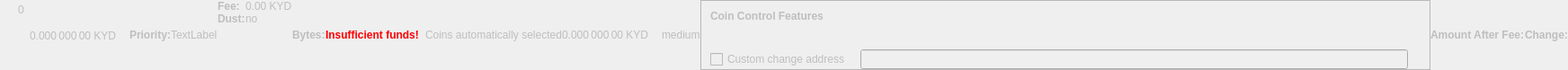
    <widget class="QWidget" name="dummyHideWidget" native="true">
     <property name="enabled">
      <bool>false</bool>
     </property>
     <property name="maximumSize">
      <size>
       <width>100</width>
       <height>22</height>
      </size>
     </property>
     <layout class="QHBoxLayout" name="dummyHideLayout">
      <property name="spacing">
       <number>0</number>
      </property>
      <property name="leftMargin">
       <number>0</number>
      </property>
      <property name="topMargin">
       <number>0</number>
      </property>
      <property name="rightMargin">
       <number>0</number>
      </property>
      <property name="bottomMargin">
       <number>0</number>
      </property>
      <item>
       <layout class="QFormLayout" name="formLayoutCoinControl1">
        <property name="horizontalSpacing">
         <number>10</number>
        </property>
        <property name="verticalSpacing">
         <number>14</number>
        </property>
        <property name="leftMargin">
         <number>10</number>
        </property>
        <property name="topMargin">
         <number>4</number>
        </property>
        <property name="rightMargin">
         <number>6</number>
        </property>
        <item row="0" column="1">
         <widget class="QLabel" name="labelCoinControlBytes">
          <property name="cursor">
           <cursorShape>IBeamCursor</cursorShape>
          </property>
          <property name="contextMenuPolicy">
           <enum>Qt::ActionsContextMenu</enum>
          </property>
          <property name="text">
           <string notr="true">0</string>
          </property>
          <property name="textInteractionFlags">
           <set>Qt::LinksAccessibleByMouse|Qt::TextSelectableByKeyboard|Qt::TextSelectableByMouse</set>
          </property>
         </widget>
        </item>
       </layout>
      </item>
      <item>
       <widget class="QLabel" name="labelCoinControlAfterFee">
        <property name="enabled">
         <bool>false</bool>
        </property>
        <property name="sizePolicy">
         <sizepolicy hsizetype="Fixed" vsizetype="Fixed">
          <horstretch>0</horstretch>
          <verstretch>0</verstretch>
         </sizepolicy>
        </property>
        <property name="minimumSize">
         <size>
          <width>111</width>
          <height>12</height>
         </size>
        </property>
        <property name="maximumSize">
         <size>
          <width>111</width>
          <height>12</height>
         </size>
        </property>
        <property name="cursor">
         <cursorShape>IBeamCursor</cursorShape>
        </property>
        <property name="contextMenuPolicy">
         <enum>Qt::ActionsContextMenu</enum>
        </property>
        <property name="text">
         <string notr="true">0.000 000 00 KYD</string>
        </property>
        <property name="textInteractionFlags">
         <set>Qt::LinksAccessibleByMouse|Qt::TextSelectableByKeyboard|Qt::TextSelectableByMouse</set>
        </property>
       </widget>
      </item>
      <item>
       <widget class="QLabel" name="labelCoinControlPriorityText">
        <property name="enabled">
         <bool>false</bool>
        </property>
        <property name="font">
         <font>
          <weight>75</weight>
          <bold>true</bold>
         </font>
        </property>
        <property name="text">
         <string>Priority:</string>
        </property>
       </widget>
      </item>
      <item>
       <layout class="QHBoxLayout" name="horizontalLayout">
        <item>
         <widget class="QLabel" name="WarningLabel">
          <property name="text">
           <string>TextLabel</string>
          </property>
         </widget>
        </item>
       </layout>
      </item>
      <item>
       <layout class="QFormLayout" name="formLayoutCoinControl3">
        <property name="horizontalSpacing">
         <number>0</number>
        </property>
        <property name="verticalSpacing">
         <number>0</number>
        </property>
        <property name="leftMargin">
         <number>0</number>
        </property>
        <property name="topMargin">
         <number>0</number>
        </property>
        <property name="rightMargin">
         <number>0</number>
        </property>
        <item row="0" column="0">
         <widget class="QLabel" name="labelCoinControlFeeText">
          <property name="enabled">
           <bool>false</bool>
          </property>
          <property name="font">
           <font>
            <weight>75</weight>
            <bold>true</bold>
           </font>
          </property>
          <property name="text">
           <string>Fee:</string>
          </property>
          <property name="margin">
           <number>0</number>
          </property>
         </widget>
        </item>
        <item row="0" column="1">
         <widget class="QLabel" name="labelCoinControlFee">
          <property name="enabled">
           <bool>false</bool>
          </property>
          <property name="cursor">
           <cursorShape>IBeamCursor</cursorShape>
          </property>
          <property name="contextMenuPolicy">
           <enum>Qt::ActionsContextMenu</enum>
          </property>
          <property name="text">
           <string notr="true">0.00 KYD</string>
          </property>
          <property name="textInteractionFlags">
           <set>Qt::LinksAccessibleByMouse|Qt::TextSelectableByKeyboard|Qt::TextSelectableByMouse</set>
          </property>
         </widget>
        </item>
        <item row="1" column="0">
         <widget class="QLabel" name="labelCoinControlLowOutputText">
          <property name="enabled">
           <bool>false</bool>
          </property>
          <property name="font">
           <font>
            <weight>75</weight>
            <bold>true</bold>
           </font>
          </property>
          <property name="text">
           <string>Dust:</string>
          </property>
         </widget>
        </item>
        <item row="1" column="1">
         <widget class="QLabel" name="labelCoinControlLowOutput">
          <property name="enabled">
           <bool>false</bool>
          </property>
          <property name="cursor">
           <cursorShape>IBeamCursor</cursorShape>
          </property>
          <property name="contextMenuPolicy">
           <enum>Qt::ActionsContextMenu</enum>
          </property>
          <property name="text">
           <string>no</string>
          </property>
          <property name="textInteractionFlags">
           <set>Qt::LinksAccessibleByMouse|Qt::TextSelectableByKeyboard|Qt::TextSelectableByMouse</set>
          </property>
         </widget>
        </item>
       </layout>
      </item>
      <item>
       <widget class="QLabel" name="labelCoinControlBytesText">
        <property name="enabled">
         <bool>false</bool>
        </property>
        <property name="font">
         <font>
          <weight>75</weight>
          <bold>true</bold>
         </font>
        </property>
        <property name="text">
         <string>Bytes:</string>
        </property>
       </widget>
      </item>
      <item>
       <layout class="QFormLayout" name="formLayoutCoinControl2">
        <property name="horizontalSpacing">
         <number>0</number>
        </property>
        <property name="verticalSpacing">
         <number>0</number>
        </property>
        <property name="leftMargin">
         <number>0</number>
        </property>
        <property name="topMargin">
         <number>0</number>
        </property>
        <property name="rightMargin">
         <number>0</number>
        </property>
       </layout>
      </item>
      <item>
       <layout class="QHBoxLayout" name="horizontalLayoutCoinControl2">
        <property name="spacing">
         <number>0</number>
        </property>
        <property name="bottomMargin">
         <number>0</number>
        </property>
       </layout>
      </item>
      <item>
       <widget class="QLabel" name="labelCoinControlInsuffFunds">
        <property name="enabled">
         <bool>false</bool>
        </property>
        <property name="minimumSize">
         <size>
          <width>0</width>
          <height>0</height>
         </size>
        </property>
        <property name="font">
         <font>
          <weight>75</weight>
          <bold>true</bold>
         </font>
        </property>
        <property name="styleSheet">
         <string notr="true">color:red;font-weight:bold;</string>
        </property>
        <property name="text">
         <string>Insufficient funds!</string>
        </property>
        <property name="margin">
         <number>5</number>
        </property>
       </widget>
      </item>
      <item>
       <layout class="QFormLayout" name="formLayoutCoinControl4">
        <property name="horizontalSpacing">
         <number>0</number>
        </property>
        <property name="verticalSpacing">
         <number>0</number>
        </property>
        <property name="leftMargin">
         <number>0</number>
        </property>
        <property name="topMargin">
         <number>0</number>
        </property>
        <property name="rightMargin">
         <number>0</number>
        </property>
       </layout>
      </item>
      <item>
       <widget class="QLabel" name="labelCoinControlChangeLabel">
        <property name="enabled">
         <bool>false</bool>
        </property>
        <property name="sizePolicy">
         <sizepolicy hsizetype="Preferred" vsizetype="Expanding">
          <horstretch>0</horstretch>
          <verstretch>0</verstretch>
         </sizepolicy>
        </property>
        <property name="minimumSize">
         <size>
          <width>0</width>
          <height>0</height>
         </size>
        </property>
        <property name="text">
         <string/>
        </property>
        <property name="margin">
         <number>3</number>
        </property>
       </widget>
      </item>
      <item>
       <widget class="QLabel" name="labelCoinControlAutomaticallySelected">
        <property name="enabled">
         <bool>false</bool>
        </property>
        <property name="sizePolicy">
         <sizepolicy hsizetype="Fixed" vsizetype="Fixed">
          <horstretch>0</horstretch>
          <verstretch>0</verstretch>
         </sizepolicy>
        </property>
        <property name="minimumSize">
         <size>
          <width>0</width>
          <height>0</height>
         </size>
        </property>
        <property name="maximumSize">
         <size>
          <width>240</width>
          <height>16777215</height>
         </size>
        </property>
        <property name="text">
         <string>Coins automatically selected</string>
        </property>
        <property name="margin">
         <number>5</number>
        </property>
       </widget>
      </item>
      <item>
       <widget class="QLabel" name="labelCoinControlChange">
        <property name="enabled">
         <bool>false</bool>
        </property>
        <property name="sizePolicy">
         <sizepolicy hsizetype="Fixed" vsizetype="Fixed">
          <horstretch>0</horstretch>
          <verstretch>0</verstretch>
         </sizepolicy>
        </property>
        <property name="minimumSize">
         <size>
          <width>111</width>
          <height>0</height>
         </size>
        </property>
        <property name="maximumSize">
         <size>
          <width>111</width>
          <height>16777215</height>
         </size>
        </property>
        <property name="cursor">
         <cursorShape>IBeamCursor</cursorShape>
        </property>
        <property name="contextMenuPolicy">
         <enum>Qt::ActionsContextMenu</enum>
        </property>
        <property name="text">
         <string notr="true">0.000 000 00 KYD</string>
        </property>
        <property name="textInteractionFlags">
         <set>Qt::LinksAccessibleByMouse|Qt::TextSelectableByKeyboard|Qt::TextSelectableByMouse</set>
        </property>
       </widget>
      </item>
      <item>
       <widget class="QLabel" name="labelCoinControlPriority">
        <property name="enabled">
         <bool>false</bool>
        </property>
        <property name="cursor">
         <cursorShape>IBeamCursor</cursorShape>
        </property>
        <property name="contextMenuPolicy">
         <enum>Qt::ActionsContextMenu</enum>
        </property>
        <property name="text">
         <string>medium</string>
        </property>
        <property name="textInteractionFlags">
         <set>Qt::LinksAccessibleByMouse|Qt::TextSelectableByKeyboard|Qt::TextSelectableByMouse</set>
        </property>
       </widget>
      </item>
      <item>
       <widget class="QFrame" name="frameCoinControl">
        <property name="sizePolicy">
         <sizepolicy hsizetype="Expanding" vsizetype="Expanding">
          <horstretch>0</horstretch>
          <verstretch>0</verstretch>
         </sizepolicy>
        </property>
        <property name="maximumSize">
         <size>
          <width>16777215</width>
          <height>16777215</height>
         </size>
        </property>
        <property name="frameShape">
         <enum>QFrame::StyledPanel</enum>
        </property>
        <property name="frameShadow">
         <enum>QFrame::Sunken</enum>
        </property>
        <layout class="QVBoxLayout" name="verticalLayoutCoinControl2_2">
         <property name="spacing">
          <number>0</number>
         </property>
         <property name="leftMargin">
          <number>0</number>
         </property>
         <property name="topMargin">
          <number>0</number>
         </property>
         <property name="rightMargin">
          <number>0</number>
         </property>
         <property name="bottomMargin">
          <number>0</number>
         </property>
         <item>
          <layout class="QVBoxLayout" name="verticalLayoutCoinControl" stretch="0,0,0,1">
           <property name="spacing">
            <number>0</number>
           </property>
           <property name="leftMargin">
            <number>10</number>
           </property>
           <property name="topMargin">
            <number>10</number>
           </property>
           <item>
            <layout class="QHBoxLayout" name="horizontalLayoutCoinControl1">
             <property name="bottomMargin">
              <number>15</number>
             </property>
             <item>
              <widget class="QLabel" name="labelCoinControlFeatures">
               <property name="enabled">
                <bool>false</bool>
               </property>
               <property name="sizePolicy">
                <sizepolicy hsizetype="Preferred" vsizetype="Maximum">
                 <horstretch>0</horstretch>
                 <verstretch>0</verstretch>
                </sizepolicy>
               </property>
               <property name="font">
                <font>
                 <weight>75</weight>
                 <bold>true</bold>
                </font>
               </property>
               <property name="styleSheet">
                <string notr="true">font-weight:bold;</string>
               </property>
               <property name="text">
                <string>Coin Control Features</string>
               </property>
              </widget>
             </item>
            </layout>
           </item>
           <item>
            <widget class="QWidget" name="widgetCoinControl" native="true">
             <property name="sizePolicy">
              <sizepolicy hsizetype="Preferred" vsizetype="Preferred">
               <horstretch>0</horstretch>
               <verstretch>0</verstretch>
              </sizepolicy>
             </property>
             <property name="minimumSize">
              <size>
               <width>0</width>
               <height>0</height>
              </size>
             </property>
             <property name="styleSheet">
              <string notr="true"/>
             </property>
             <layout class="QHBoxLayout" name="horizontalLayoutCoinControl5_2">
              <property name="leftMargin">
               <number>0</number>
              </property>
              <property name="topMargin">
               <number>0</number>
              </property>
              <property name="rightMargin">
               <number>0</number>
              </property>
              <property name="bottomMargin">
               <number>0</number>
              </property>
              <item>
               <layout class="QHBoxLayout" name="horizontalLayoutCoinControl3">
                <property name="spacing">
                 <number>20</number>
                </property>
                <property name="topMargin">
                 <number>0</number>
                </property>
                <property name="bottomMargin">
                 <number>10</number>
                </property>
               </layout>
              </item>
             </layout>
            </widget>
           </item>
           <item>
            <layout class="QHBoxLayout" name="horizontalLayoutCoinControl4" stretch="0,0,0">
             <property name="spacing">
              <number>12</number>
             </property>
             <property name="sizeConstraint">
              <enum>QLayout::SetDefaultConstraint</enum>
             </property>
             <property name="topMargin">
              <number>5</number>
             </property>
             <property name="rightMargin">
              <number>5</number>
             </property>
             <item>
              <widget class="QCheckBox" name="checkBoxCoinControlChange">
               <property name="enabled">
                <bool>false</bool>
               </property>
               <property name="toolTip">
                <string>If this is activated, but the change address is empty or invalid, change will be sent to a newly generated address.</string>
               </property>
               <property name="text">
                <string>Custom change address</string>
               </property>
              </widget>
             </item>
             <item>
              <widget class="QValidatedLineEdit" name="lineEditCoinControlChange">
               <property name="enabled">
                <bool>false</bool>
               </property>
               <property name="sizePolicy">
                <sizepolicy hsizetype="Expanding" vsizetype="Fixed">
                 <horstretch>0</horstretch>
                 <verstretch>0</verstretch>
                </sizepolicy>
               </property>
              </widget>
             </item>
             <item>
              <widget class="QLabel" name="labelCoinControlChangeLabel_2">
               <property name="sizePolicy">
                <sizepolicy hsizetype="Preferred" vsizetype="Expanding">
                 <horstretch>0</horstretch>
                 <verstretch>0</verstretch>
                </sizepolicy>
               </property>
               <property name="minimumSize">
                <size>
                 <width>0</width>
                 <height>0</height>
                </size>
               </property>
               <property name="text">
                <string/>
               </property>
               <property name="margin">
                <number>3</number>
               </property>
              </widget>
             </item>
            </layout>
           </item>
           <item>
            <spacer name="verticalSpacerCoinControl">
             <property name="orientation">
              <enum>Qt::Vertical</enum>
             </property>
             <property name="sizeHint" stdset="0">
              <size>
               <width>800</width>
               <height>1</height>
              </size>
             </property>
            </spacer>
           </item>
          </layout>
         </item>
        </layout>
       </widget>
      </item>
      <item>
       <widget class="QLabel" name="labelCoinControlAfterFeeText">
        <property name="enabled">
         <bool>false</bool>
        </property>
        <property name="minimumSize">
         <size>
          <width>0</width>
          <height>0</height>
         </size>
        </property>
        <property name="maximumSize">
         <size>
          <width>16777215</width>
          <height>16777215</height>
         </size>
        </property>
        <property name="font">
         <font>
          <weight>75</weight>
          <bold>true</bold>
         </font>
        </property>
        <property name="text">
         <string>Amount After Fee:</string>
        </property>
        <property name="alignment">
         <set>Qt::AlignLeading|Qt::AlignLeft|Qt::AlignVCenter</set>
        </property>
        <property name="margin">
         <number>0</number>
        </property>
       </widget>
      </item>
      <item>
       <widget class="QLabel" name="labelCoinControlChangeText">
        <property name="enabled">
         <bool>false</bool>
        </property>
        <property name="sizePolicy">
         <sizepolicy hsizetype="Preferred" vsizetype="Preferred">
          <horstretch>0</horstretch>
          <verstretch>0</verstretch>
         </sizepolicy>
        </property>
        <property name="minimumSize">
         <size>
          <width>0</width>
          <height>0</height>
         </size>
        </property>
        <property name="maximumSize">
         <size>
          <width>16777215</width>
          <height>16777215</height>
         </size>
        </property>
        <property name="font">
         <font>
          <weight>75</weight>
          <bold>true</bold>
         </font>
        </property>
        <property name="text">
         <string>Change:</string>
        </property>
        <property name="alignment">
         <set>Qt::AlignLeading|Qt::AlignLeft|Qt::AlignVCenter</set>
        </property>
       </widget>
      </item>
     </layout>
    </widget>
